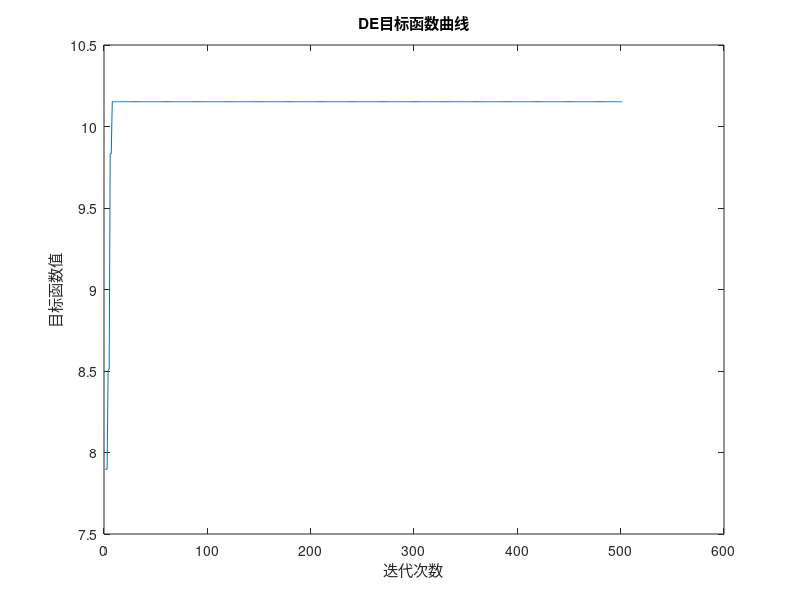

This figure's MATLAB source:

%%%%%%%%%%%%%%%%%%%%%%%%%%%%%%%%%%%%%%
% MATLAB主函数程序
% 求函数y(x,y)=3cos(xy)+x+y的最小值
% x的取值范围为[-4,4],y的取值范围为[-4,4]
% 多个局部极值的函数
% 环境：MATLAB R2018a
%%%%%%%%%%%%%%%%%%%%%%%%%%%%%%%%%%%%%%



function originalDE()
% 初始化参数设置
clear;
clc;
NP = 20;     % 种群数量
D = 2;       % 变量的维数
G = 500;     % 最大进化代数
F = 0.5;     % 变异算子
CR = 0.1;    % 交叉算子
Xs = 4;      % 变量上限
Xx = -4;     % 变量下限
t0 = cputime;
 
x = zeros(D,NP);           % 初始种群
v = zeros(D,NP);           % 变异种群
u = zeros(D,NP);           % 选择种群
x = rand(D,NP)*(Xs-Xx)-Xs; % 赋初值

% 计算适应度函数值
for m = 1:NP
    Ob(m) = func2(x(:,m));
end
trace(1) = max(Ob);
% 差分操作
for gen = 1:G
    % 变异操作
    % r1,r2,r3和m互不相同
    for m = 1:NP
        r1 = randi([1,NP],1,1);
        while(r1 == m)
            r1 = randi([1,NP],1,1);
        end
        r2 = randi([1,NP],1,1);
        while(r2 == m)|(r2 == r1)
            r2 = randi([1,NP],1,1);
        end
        r3 = randi([1,NP],1,1);
        while((r3 == m)|(r3 == r1)|(r3 == r2))
            r3 = randi([1,NP],1,1);
        end
        v(:,m) = x(:,r1)+F*(x(:,r2)-x(:,r3)); % 改进使用特征向量替换
    end
    
    % 交叉操作
    r = randi([1,NP],1,1);
    for n = 1:D
        cr = rand(1);
        if(cr>CR)|(n == r)
            u(n,:) = v(n,:);
        else
            u(n,:) = x(n,:);
        end
    end
    
    % 边界条件处理
    % 边界吸收
    for n = 1:D
        for m = 1:NP
            if u(n,m)<Xx
                u(n,m) = Xx;
            end
            if u(n,m)>Xs
                u(n,m) = Xs;
            end
        end
    end
    % 选择操作
    for m = 1:NP
        Ob1(m) = func2(u(:,m));
    end
    
    for m = 1:NP
        if Ob1(m)>Ob(m)        % 小于先前的目标值
            x(:,m) = u(:,m);
        end
    end
    for m = 1:NP
        Ob(m) = func2(x(:,m));
    end
    trace(gen+1) = max(Ob);
end

[SortOb,Index] = sort(Ob);
x = x(:,Index);                % 最优变量
X = x(:,1);                    % 最优值
Y = min(Ob);
disp('最优变量');
disp(X);
disp('最优值');
disp(Y);
% 绘图
figure
plot(trace);
%plot(X,Y,'-ro');
xlabel('迭代次数');
ylabel('目标函数值');
title('DE目标函数曲线');
fprintf('DE所耗时间为：%f\n',cputime - t0);

end

function outp = func2(x)
    outp = 3*cos(x(1)*x(2))+x(1)+x(2);
end
